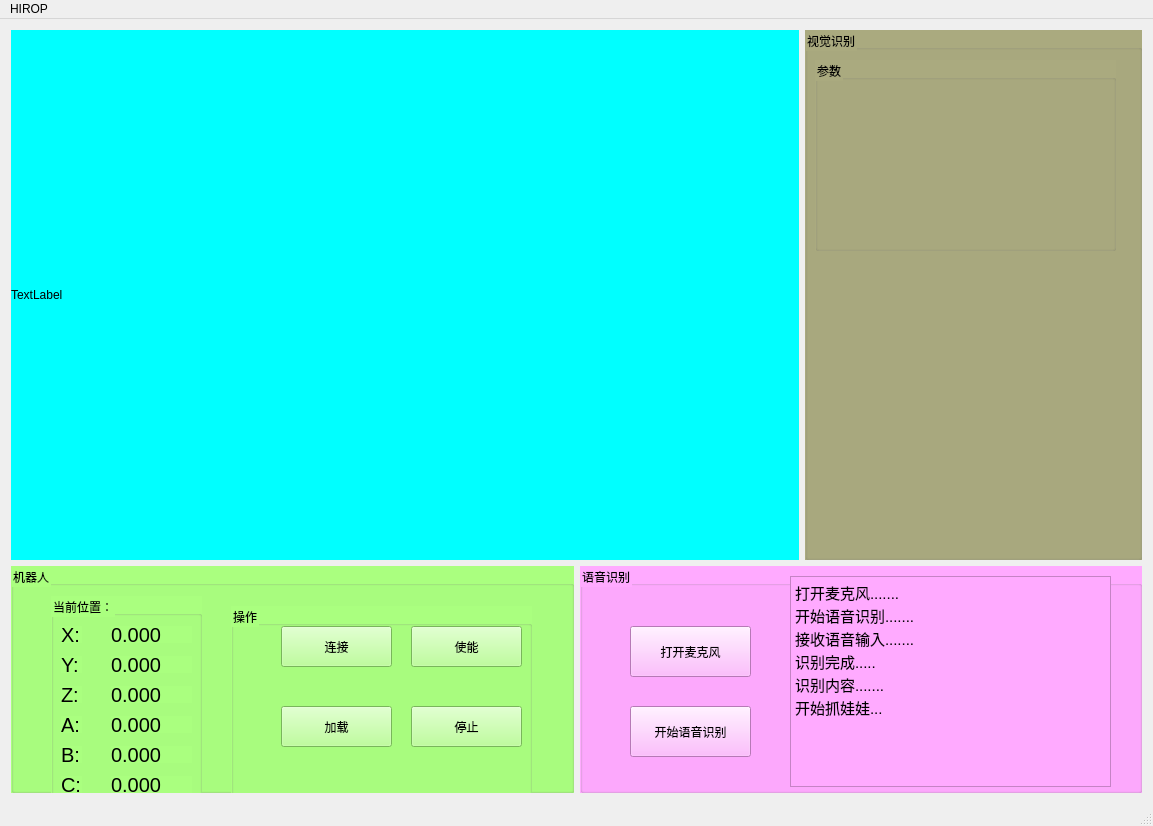
<?xml version="1.0" encoding="UTF-8"?>
<ui version="4.0">
 <class>MainWindow</class>
 <widget class="QMainWindow" name="MainWindow">
  <property name="geometry">
   <rect>
    <x>0</x>
    <y>0</y>
    <width>1153</width>
    <height>826</height>
   </rect>
  </property>
  <property name="windowTitle">
   <string>MainWindow</string>
  </property>
  <widget class="QWidget" name="centralWidget">
   <layout class="QGridLayout" name="gridLayout_3">
    <item row="0" column="0">
     <layout class="QGridLayout" name="gridLayout_2" rowstretch="7,3" rowminimumheight="0,0">
      <property name="leftMargin">
       <number>0</number>
      </property>
      <item row="0" column="0">
       <layout class="QGridLayout" name="gridLayout" columnstretch="7,3">
        <item row="0" column="0">
         <widget class="QLabel" name="label">
          <property name="styleSheet">
           <string notr="true">background-color: rgb(0, 255, 255);</string>
          </property>
          <property name="text">
           <string>TextLabel</string>
          </property>
         </widget>
        </item>
        <item row="0" column="1">
         <widget class="QGroupBox" name="groupBox_2">
          <property name="styleSheet">
           <string notr="true">background-color: rgb(170, 170, 127);</string>
          </property>
          <property name="title">
           <string>视觉识别</string>
          </property>
          <widget class="QGroupBox" name="groupBox_4">
           <property name="geometry">
            <rect>
             <x>10</x>
             <y>30</y>
             <width>301</width>
             <height>191</height>
            </rect>
           </property>
           <property name="title">
            <string>参数</string>
           </property>
          </widget>
         </widget>
        </item>
       </layout>
      </item>
      <item row="1" column="0">
       <layout class="QHBoxLayout" name="horizontalLayout_4">
        <item>
         <widget class="QGroupBox" name="groupBox">
          <property name="styleSheet">
           <string notr="true">background-color: rgb(170, 255, 127);</string>
          </property>
          <property name="title">
           <string>机器人</string>
          </property>
          <widget class="QGroupBox" name="groupBox_5">
           <property name="geometry">
            <rect>
             <x>40</x>
             <y>30</y>
             <width>151</width>
             <height>211</height>
            </rect>
           </property>
           <property name="title">
            <string>当前位置：</string>
           </property>
           <widget class="QLabel" name="label_2">
            <property name="geometry">
             <rect>
              <x>10</x>
              <y>30</y>
              <width>21</width>
              <height>17</height>
             </rect>
            </property>
            <property name="font">
             <font>
              <pointsize>15</pointsize>
             </font>
            </property>
            <property name="text">
             <string>X:</string>
            </property>
           </widget>
           <widget class="QLabel" name="label_3">
            <property name="geometry">
             <rect>
              <x>10</x>
              <y>60</y>
              <width>21</width>
              <height>17</height>
             </rect>
            </property>
            <property name="font">
             <font>
              <pointsize>15</pointsize>
             </font>
            </property>
            <property name="text">
             <string>Y:</string>
            </property>
           </widget>
           <widget class="QLabel" name="label_4">
            <property name="geometry">
             <rect>
              <x>10</x>
              <y>90</y>
              <width>21</width>
              <height>17</height>
             </rect>
            </property>
            <property name="font">
             <font>
              <pointsize>15</pointsize>
             </font>
            </property>
            <property name="text">
             <string>Z:</string>
            </property>
           </widget>
           <widget class="QLabel" name="label_5">
            <property name="geometry">
             <rect>
              <x>10</x>
              <y>120</y>
              <width>21</width>
              <height>17</height>
             </rect>
            </property>
            <property name="font">
             <font>
              <pointsize>15</pointsize>
             </font>
            </property>
            <property name="text">
             <string>A:</string>
            </property>
           </widget>
           <widget class="QLabel" name="label_6">
            <property name="geometry">
             <rect>
              <x>10</x>
              <y>150</y>
              <width>21</width>
              <height>17</height>
             </rect>
            </property>
            <property name="font">
             <font>
              <pointsize>15</pointsize>
             </font>
            </property>
            <property name="text">
             <string>B:</string>
            </property>
           </widget>
           <widget class="QLabel" name="label_7">
            <property name="geometry">
             <rect>
              <x>10</x>
              <y>180</y>
              <width>21</width>
              <height>17</height>
             </rect>
            </property>
            <property name="font">
             <font>
              <pointsize>15</pointsize>
             </font>
            </property>
            <property name="text">
             <string>C:</string>
            </property>
           </widget>
           <widget class="QLabel" name="label_8">
            <property name="geometry">
             <rect>
              <x>60</x>
              <y>30</y>
              <width>81</width>
              <height>17</height>
             </rect>
            </property>
            <property name="font">
             <font>
              <pointsize>15</pointsize>
             </font>
            </property>
            <property name="text">
             <string>0.000</string>
            </property>
           </widget>
           <widget class="QLabel" name="label_9">
            <property name="geometry">
             <rect>
              <x>60</x>
              <y>60</y>
              <width>81</width>
              <height>17</height>
             </rect>
            </property>
            <property name="font">
             <font>
              <pointsize>15</pointsize>
             </font>
            </property>
            <property name="text">
             <string>0.000</string>
            </property>
           </widget>
           <widget class="QLabel" name="label_10">
            <property name="geometry">
             <rect>
              <x>60</x>
              <y>90</y>
              <width>81</width>
              <height>17</height>
             </rect>
            </property>
            <property name="font">
             <font>
              <pointsize>15</pointsize>
             </font>
            </property>
            <property name="text">
             <string>0.000</string>
            </property>
           </widget>
           <widget class="QLabel" name="label_11">
            <property name="geometry">
             <rect>
              <x>60</x>
              <y>120</y>
              <width>81</width>
              <height>17</height>
             </rect>
            </property>
            <property name="font">
             <font>
              <pointsize>15</pointsize>
             </font>
            </property>
            <property name="text">
             <string>0.000</string>
            </property>
           </widget>
           <widget class="QLabel" name="label_12">
            <property name="geometry">
             <rect>
              <x>60</x>
              <y>150</y>
              <width>81</width>
              <height>17</height>
             </rect>
            </property>
            <property name="font">
             <font>
              <pointsize>15</pointsize>
             </font>
            </property>
            <property name="text">
             <string>0.000</string>
            </property>
           </widget>
           <widget class="QLabel" name="label_13">
            <property name="geometry">
             <rect>
              <x>60</x>
              <y>180</y>
              <width>81</width>
              <height>17</height>
             </rect>
            </property>
            <property name="font">
             <font>
              <pointsize>15</pointsize>
             </font>
            </property>
            <property name="text">
             <string>0.000</string>
            </property>
           </widget>
          </widget>
          <widget class="QGroupBox" name="groupBox_6">
           <property name="geometry">
            <rect>
             <x>220</x>
             <y>40</y>
             <width>301</width>
             <height>191</height>
            </rect>
           </property>
           <property name="title">
            <string>操作</string>
           </property>
           <widget class="QPushButton" name="pushButton">
            <property name="geometry">
             <rect>
              <x>50</x>
              <y>20</y>
              <width>111</width>
              <height>41</height>
             </rect>
            </property>
            <property name="text">
             <string>连接</string>
            </property>
           </widget>
           <widget class="QPushButton" name="pushButton_2">
            <property name="geometry">
             <rect>
              <x>180</x>
              <y>20</y>
              <width>111</width>
              <height>41</height>
             </rect>
            </property>
            <property name="text">
             <string>使能</string>
            </property>
           </widget>
           <widget class="QPushButton" name="pushButton_3">
            <property name="geometry">
             <rect>
              <x>50</x>
              <y>100</y>
              <width>111</width>
              <height>41</height>
             </rect>
            </property>
            <property name="text">
             <string>加载</string>
            </property>
           </widget>
           <widget class="QPushButton" name="pushButton_4">
            <property name="geometry">
             <rect>
              <x>180</x>
              <y>100</y>
              <width>111</width>
              <height>41</height>
             </rect>
            </property>
            <property name="text">
             <string>停止</string>
            </property>
           </widget>
          </widget>
         </widget>
        </item>
        <item>
         <widget class="QGroupBox" name="groupBox_3">
          <property name="styleSheet">
           <string notr="true">background-color: rgb(255, 170, 255);</string>
          </property>
          <property name="title">
           <string>语音识别</string>
          </property>
          <widget class="QPushButton" name="pushButton_5">
           <property name="geometry">
            <rect>
             <x>50</x>
             <y>140</y>
             <width>121</width>
             <height>51</height>
            </rect>
           </property>
           <property name="text">
            <string>开始语音识别</string>
           </property>
          </widget>
          <widget class="QPushButton" name="pushButton_6">
           <property name="geometry">
            <rect>
             <x>50</x>
             <y>60</y>
             <width>121</width>
             <height>51</height>
            </rect>
           </property>
           <property name="text">
            <string>打开麦克风</string>
           </property>
          </widget>
          <widget class="QTextBrowser" name="textBrowser">
           <property name="geometry">
            <rect>
             <x>210</x>
             <y>10</y>
             <width>321</width>
             <height>211</height>
            </rect>
           </property>
           <property name="html">
            <string>&lt;!DOCTYPE HTML PUBLIC &quot;-//W3C//DTD HTML 4.0//EN&quot; &quot;http://www.w3.org/TR/REC-html40/strict.dtd&quot;&gt;
&lt;html&gt;&lt;head&gt;&lt;meta name=&quot;qrichtext&quot; content=&quot;1&quot; /&gt;&lt;style type=&quot;text/css&quot;&gt;
p, li { white-space: pre-wrap; }
&lt;/style&gt;&lt;/head&gt;&lt;body style=&quot; font-family:'Ubuntu'; font-size:11pt; font-weight:400; font-style:normal;&quot;&gt;
&lt;p style=&quot; margin-top:0px; margin-bottom:0px; margin-left:0px; margin-right:0px; -qt-block-indent:0; text-indent:0px;&quot;&gt;打开麦克风.......&lt;/p&gt;
&lt;p style=&quot; margin-top:0px; margin-bottom:0px; margin-left:0px; margin-right:0px; -qt-block-indent:0; text-indent:0px;&quot;&gt;开始语音识别.......&lt;/p&gt;
&lt;p style=&quot; margin-top:0px; margin-bottom:0px; margin-left:0px; margin-right:0px; -qt-block-indent:0; text-indent:0px;&quot;&gt;接收语音输入.......&lt;/p&gt;
&lt;p style=&quot; margin-top:0px; margin-bottom:0px; margin-left:0px; margin-right:0px; -qt-block-indent:0; text-indent:0px;&quot;&gt;识别完成.....&lt;/p&gt;
&lt;p style=&quot; margin-top:0px; margin-bottom:0px; margin-left:0px; margin-right:0px; -qt-block-indent:0; text-indent:0px;&quot;&gt;识别内容.......&lt;/p&gt;
&lt;p style=&quot; margin-top:0px; margin-bottom:0px; margin-left:0px; margin-right:0px; -qt-block-indent:0; text-indent:0px;&quot;&gt;开始抓娃娃...&lt;/p&gt;&lt;/body&gt;&lt;/html&gt;</string>
           </property>
          </widget>
         </widget>
        </item>
       </layout>
      </item>
     </layout>
    </item>
   </layout>
  </widget>
  <widget class="QMenuBar" name="menuBar">
   <property name="geometry">
    <rect>
     <x>0</x>
     <y>0</y>
     <width>1153</width>
     <height>31</height>
    </rect>
   </property>
   <widget class="QMenu" name="menuHIRO">
    <property name="title">
     <string>HIROP</string>
    </property>
    <addaction name="actionCalibrate"/>
   </widget>
   <addaction name="menuHIRO"/>
  </widget>
  <widget class="QStatusBar" name="statusBar"/>
  <action name="actionCalibrate">
   <property name="text">
    <string>标定</string>
   </property>
  </action>
 </widget>
 <layoutdefault spacing="6" margin="11"/>
 <tabstops>
  <tabstop>pushButton</tabstop>
  <tabstop>pushButton_2</tabstop>
  <tabstop>pushButton_3</tabstop>
  <tabstop>pushButton_4</tabstop>
  <tabstop>pushButton_5</tabstop>
  <tabstop>pushButton_6</tabstop>
  <tabstop>textBrowser</tabstop>
 </tabstops>
 <resources/>
 <connections/>
</ui>
